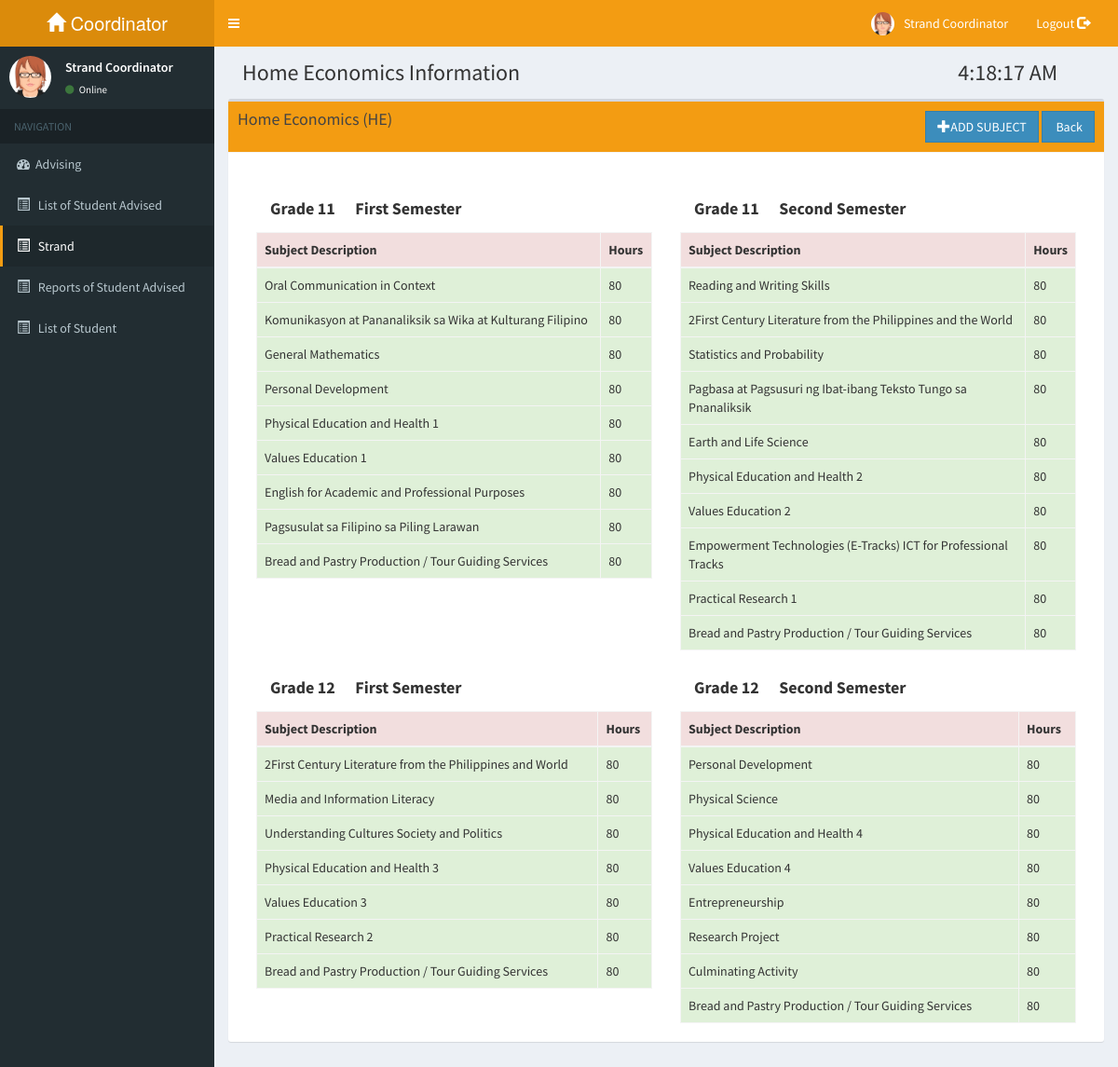
Screenshot of /coordinator/pages/strand_info.php?id=HE (signed in) with the database file from the repository.
### tables this page shows
CREATE TABLE `tblstrand` (
  `strand_id` int(10) NOT NULL,
  `strandcode` varchar(50) NOT NULL,
  `stranddesc` varchar(50) NOT NULL,
  `duration` int(10) NOT NULL,
  `stranddept` varchar(50) NOT NULL
);

CREATE TABLE `tblsubject` (
  `sub_id` int(10) NOT NULL,
  `subdesc` longtext NOT NULL,
  `subhours` varchar(10) NOT NULL,
  `strandcode` varchar(50) NOT NULL,
  `semester` varchar(50) NOT NULL,
  `grade` varchar(50) NOT NULL
);

### coordinator/pages/strand_info.php (the view, shortened to what this page needs)
<?php 	include "../templates/templates.php";
		include "connect.php";
        headertemplate('Coordinator || Strand'); ?>
  <body class="skin-yellow">
    <div class="wrapper">
		<?php
				if(isset($_GET['id']))
				$strandcode=$_GET['id'];
				$sql_strand = mysqli_query($con,"SELECT * FROM tblstrand WHERE strandcode ='$strandcode'");
				$fetch_strand =mysqli_fetch_array($sql_strand);
			?>
      <div class="content-wrapper">
		<section class="content-header">
          <h1 class="col-md-10">
            <?php  echo $fetch_strand['stranddesc']; ?> Information
          </h1>
		  <h1>
            <?php include('time.php'); ?>
          </h1>
        </section>
       <section class="content">
        <div class="box">
            <div class="box-header with-border" style="background-color: #f39c12;">
              <h3 class="box-title"><?php  echo $fetch_strand['stranddesc']; ?> (<?php echo $strandcode; ?>)</h3>
				<div class="input-group pull-right col-lg-4 col-md-6 col-sm-7">
                    <div class="box-tools pull-right">
                        <a class="btn btn-flat btn-primary"  href="subject_add.php?str=<?php echo $strandcode;?>" data-toggle="tooltip" title="Add New Record" id="add"><i class="glyphicon glyphicon-plus"></i>ADD SUBJECT</a>
                        <a class="btn btn-flat btn-primary"  href="strand.php" data-toggle="tooltip" title="Return" id="back"><i class="glyphicon glyphicon-return"></i> Back</a>
                    </div>
                </div>
            </div>
            <br/><br/>
			<div class="container-fluid">
				<div class="col-lg-6">
					<div class="col-lg-3">
						<h4><label>Grade 11</label></h4>
					</div>
					<div>
						<h4><label>First Semester</label></h4>
					</div>
					<div class="table-responsive">
					  <table id="applicantvalidrecord" class="table table-bordered table-hover">
						<thead>
							<th class = "danger">Subject Description</th>
							<th class = "danger">Hours</th>
						</thead>
						<tbody>
						<?php
							$sql_sub = mysqli_query($con,"SELECT * FROM tblsubject WHERE grade='Grade 11' AND semester='First' AND strandcode ='$strandcode'");
							while($fetch_sub =mysqli_fetch_array($sql_sub)){
						?>
							<tr>
								<td class = "success"><?php echo $fetch_sub['subdesc'];?></td>
								<td class = "success"><?php echo $fetch_sub['subhours'];?></td>
							</tr>
						<?php
						}
						?>
						</tbody>
					  </table>
					</div>
				</div>
				<div class="col-lg-6">
					<div class="col-lg-3">
						<h4><label>Grade 11</label></h4>
					</div>
					<div>
						<h4><label>Second Semester</label></h4>
					</div>
					<div class="table-responsive">
					  <table id="applicantvalidrecord" class="table table-bordered table-hover">
						<thead>
							<th class = "danger">Subject Description</th>
							<th class = "danger">Hours</th>
						</thead>
						<tbody>
							<?php
							$sql_sub = mysqli_query($con,"SELECT * FROM tblsubject WHERE grade='Grade 11' AND semester='Second' AND strandcode ='$strandcode'");
							while($fetch_sub =mysqli_fetch_array($sql_sub)){
						?>
							<tr>
								<td class = "success"><?php echo $fetch_sub['subdesc'];?></td>
								<td class = "success"><?php echo $fetch_sub['subhours'];?></td>
							</tr>
						<?php
						}
						?>
						</tbody>
					  </table>
					</div>
				</div>
            </div>
			<div class="container-fluid">
				<div class="col-lg-6">
					<div class="col-lg-3">
						<h4><label>Grade 12</label></h4>
					</div>
					<div>
						<h4><label>First Semester</label></h4>
					</div>
					<div class="table-responsive">
					  <table id="applicantvalidrecord" class="table table-bordered table-hover">
						<thead>
							<th class = "danger">Subject Description</th>
							<th class = "danger">Hours</th>
						</thead>
						<tbody>
						<?php
							$sql_sub = mysqli_query($con,"SELECT * FROM tblsubject WHERE grade='Grade 12' AND semester='First' AND strandcode ='$strandcode'");
							while($fetch_sub =mysqli_fetch_array($sql_sub)){
						?>
							<tr>
								<td class = "success"><?php echo $fetch_sub['subdesc'];?></td>
								<td class = "success"><?php echo $fetch_sub['subhours'];?></td>
							</tr>
						<?php
						}
						?>
						</tbody>
					  </table>
					</div>
				</div>
				<div class="col-lg-6">
					<div class="col-lg-3">
						<h4><label>Grade 12</label></h4>
					</div>
					<div>
						<h4><label>Second Semester</label></h4>
					</div>
					<div class="table-responsive">
					  <table id="applicantvalidrecord" class="table table-bordered table-hover">
						<thead>
							<th class = "danger">Subject Description</th>
							<th class = "danger">Hours</th>
						</thead>
						<tbody>
							<?php
							$sql_sub = mysqli_query($con,"SELECT * FROM tblsubject WHERE grade='Grade 12' AND semester='Second' AND strandcode ='$strandcode'");
							while($fetch_sub =mysqli_fetch_array($sql_sub)){
						?>
							<tr>
								<td class = "success"><?php echo $fetch_sub['subdesc'];?></td>
								<td class = "success"><?php echo $fetch_sub['subhours'];?></td>
							</tr>
						<?php
						}
						?>
						</tbody>
					  </table>
					</div>
				</div>
            </div>
          </div>
       </section>
    </div>
  </body>
</html>

### rows the page displays
tblstrand: stranddesc "Home Economics"
tblsubject: subdesc "Oral Communication in Context", subhours "80"
tblsubject: subdesc "Komunikasyon at Pananaliksik sa Wika at Kulturang Filipino", subhours "80"
tblsubject: subdesc "General Mathematics", subhours "80"
tblsubject: subdesc "Personal Development", subhours "80"
tblsubject: subdesc "Physical Education and Health 1", subhours "80"
tblsubject: subdesc "Values Education 1", subhours "80"
tblsubject: subdesc "English for Academic and Professional Purposes", subhours "80"
tblsubject: subdesc "Pagsusulat sa Filipino sa Piling Larawan", subhours "80"
tblsubject: subdesc "Bread and Pastry Production / Tour Guiding Services", subhours "80"
tblsubject: subdesc "Reading and Writing Skills", subhours "80"
tblsubject: subdesc "2First Century Literature from the Philippines and the World", subhours "80"
tblsubject: subdesc "Statistics and Probability", subhours "80"
tblsubject: subdesc "Pagbasa at Pagsusuri ng Ibat-ibang Teksto Tungo sa Pnanaliksik", subhours "80"
tblsubject: subdesc "Earth and Life Science", subhours "80"
tblsubject: subdesc "Physical Education and Health 2", subhours "80"
tblsubject: subdesc "Values Education 2", subhours "80"
tblsubject: subdesc "Empowerment Technologies (E-Tracks) ICT for Professional Tracks", subhours "80"
tblsubject: subdesc "Practical Research 1", subhours "80"
tblsubject: subdesc "Bread and Pastry Production / Tour Guiding Services", subhours "80"
tblsubject: subdesc "2First Century Literature from the Philippines and World", subhours "80"
tblsubject: subdesc "Media and Information Literacy", subhours "80"
tblsubject: subdesc "Understanding Cultures Society and Politics", subhours "80"
tblsubject: subdesc "Physical Education and Health 3", subhours "80"
tblsubject: subdesc "Values Education 3", subhours "80"
tblsubject: subdesc "Practical Research 2", subhours "80"
tblsubject: subdesc "Bread and Pastry Production / Tour Guiding Services", subhours "80"
tblsubject: subdesc "Personal Development", subhours "80"
tblsubject: subdesc "Physical Science", subhours "80"
tblsubject: subdesc "Physical Education and Health 4", subhours "80"
tblsubject: subdesc "Values Education 4", subhours "80"
tblsubject: subdesc "Entrepreneurship", subhours "80"
tblsubject: subdesc "Research Project", subhours "80"
tblsubject: subdesc "Culminating Activity", subhours "80"
tblsubject: subdesc "Bread and Pastry Production / Tour Guiding Services", subhours "80"

### other values shown
$strandcode "HE"
